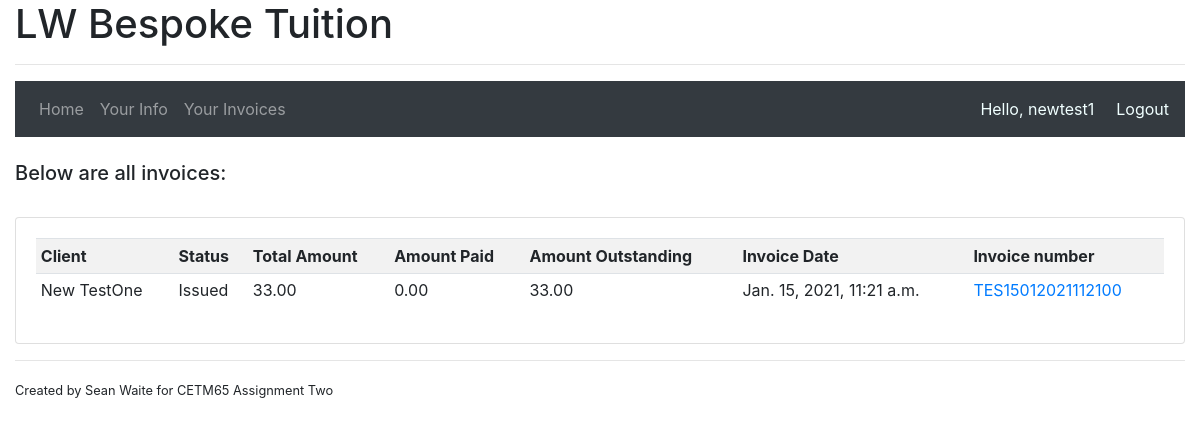
The app's page /yourinvoices/ (signed in) with its own data.
### accounts/models.py (models this page shows, shortened)
class Invoices(models.Model):
    DRAFT = 1
    ISSUED = 2
    UNPAID = 3
    PART_PAID = 4
    PAID = 5
    STATUS_CHOICES = (
        (DRAFT,'Draft'),
        (ISSUED,'Issued'),
        (UNPAID,'Unpaid'),
        (PART_PAID,'Part paid'),
        (PAID, 'Paid'),
    )
    invoice_number = models.CharField(max_length=20, unique=True)
    client = models.ForeignKey(Client, related_name='invoices', on_delete=models.CASCADE)
    status = models.IntegerField(choices=STATUS_CHOICES, default=1)
    total_amount = models.DecimalField(max_digits=8, decimal_places=2)
    amount_paid = models.DecimalField(max_digits=8, decimal_places=2)
    amount_outstanding = models.DecimalField(max_digits=8, decimal_places=2)
    date_created = models.DateTimeField(auto_now_add=True)

class Client(models.Model):
    user = models.OneToOneField(User, null=True, on_delete=models.SET_NULL)
    forename = models.CharField(max_length=100, validators=[letters_only])
    surname = models.CharField(max_length=100, validators=[letters_only])
    date_inserted = models.DateTimeField(default=now)
    active = models.BooleanField(default=True)
    contract_signed = models.BooleanField(default=False)
    def __str__(self):
        return str(self.forename + ' ' + self.surname)

### accounts/decorators.py (the view)
        def wrapper_func(request, *args, **kwargs):
            denied = False
            for roles in allowed_roles:
                if request.user.groups.filter(name = roles).exists():
                    return view_func(request, *args, **kwargs)
                else:
                    denied = True
            if denied == True:
                return redirect('accounts:home')

### accounts/views.py (called while the page is built)
@login_required(login_url='accounts:login')
@allowedUsers(allowed_roles=['admin','customer'])
def clientInvoices(request):
    client_only = True
    clients = request.user.client
    invoices = clients.invoices.all()
    context = {'invoices': invoices, 'flag': client_only}
    return render(request, 'accounts/clientinvoices.html', context)

### accounts/templates/accounts/clientinvoices.html
{% extends "accounts/main.html" %}
{% block main %}
<br>
<h5>Below are all invoices:</h5>
<br>
<div class="card card-body">
    <table class="table table-sm table-striped">
        <tr>
            <th>Client</th>
            <th>Status</th>
            <th>Total Amount</th>
            <th>Amount Paid</th>
            <th>Amount Outstanding</th>
            <th>Invoice Date</th>
            <th>Invoice number</th>
        </tr>
        {% for invoice in invoices %}
        <tr>
            <td>{{ invoice.client }}</td>
            <td>{{ invoice.get_status_display }}</td>
            <td>{{ invoice.total_amount }}</td>
            <td>{{ invoice.amount_paid }}</td>
            <td>{{ invoice.amount_outstanding }}</td>
            <td>{{ invoice.date_created }}</td>
            <td><a href="{% url 'accounts:clientdetailedinvoice' invoice.pk %}">
                {{ invoice.invoice_number }}</a>
            </td>
        </tr>
        {% endfor %}
    </table>
</div>
{% endblock %}

### accounts/templates/accounts/main.html (shortened to what this page needs)
{% load static %}
<!DOCTYPE html>
<html lang="en">
<head>
    <link rel="stylesheet" href="https://stackpath.bootstrapcdn.com/bootstrap/4.4.1/css/bootstrap.min.css">
</head>
<body>
    <div class="container-fluid">
    <h1>LW Bespoke Tuition</h1>
    <hr>
    {% if request.user.is_authenticated %}
    <nav class="navbar navbar-expand-lg navbar-dark bg-dark">
        <div class="collapse navbar-collapse" id="navbarNav">
          <ul class="navbar-nav">
            {% if flag %}
                <li class="nav-item">
                    <a class="nav-link" href="{% url 'accounts:home' %}">Home <span class="sr-only">(current)</span></a>
                </li>
                <li class="nav-item">
                    <a class="nav-link" href="{% url 'accounts:clientview' %}">Your Info</a>
                </li>
                <li class="nav-item">
                    <a class="nav-link" href="{% url 'accounts:clientinvoices' %}">Your Invoices</a>
                </li>
            {% endif %}
          </ul>
        </div>
        <span name="username" style="color:azure; margin-right: 22px;">Hello, {{ request.user }}</span>
        <span name="logout"><a style="color:azure;" href="{% url 'accounts:logout' %}">Logout</a></span>
    </nav>
    {% endif %}
        {% block main %}
        {% endblock %}
    <hr>
    <small>Created by Sean Waite for CETM65 Assignment Two</small>
    </div>
</body>
</html>

### records on screen
Invoices: client "New TestOne", status "Issued", total_amount "33.00", amount_paid "0.00", amount_outstanding "33.00", date_created "Jan. 15, 2021, 11:21 a.m.", invoice_number "TES15012021112100"

### other values on screen
{{ request.user }} "newtest1"
